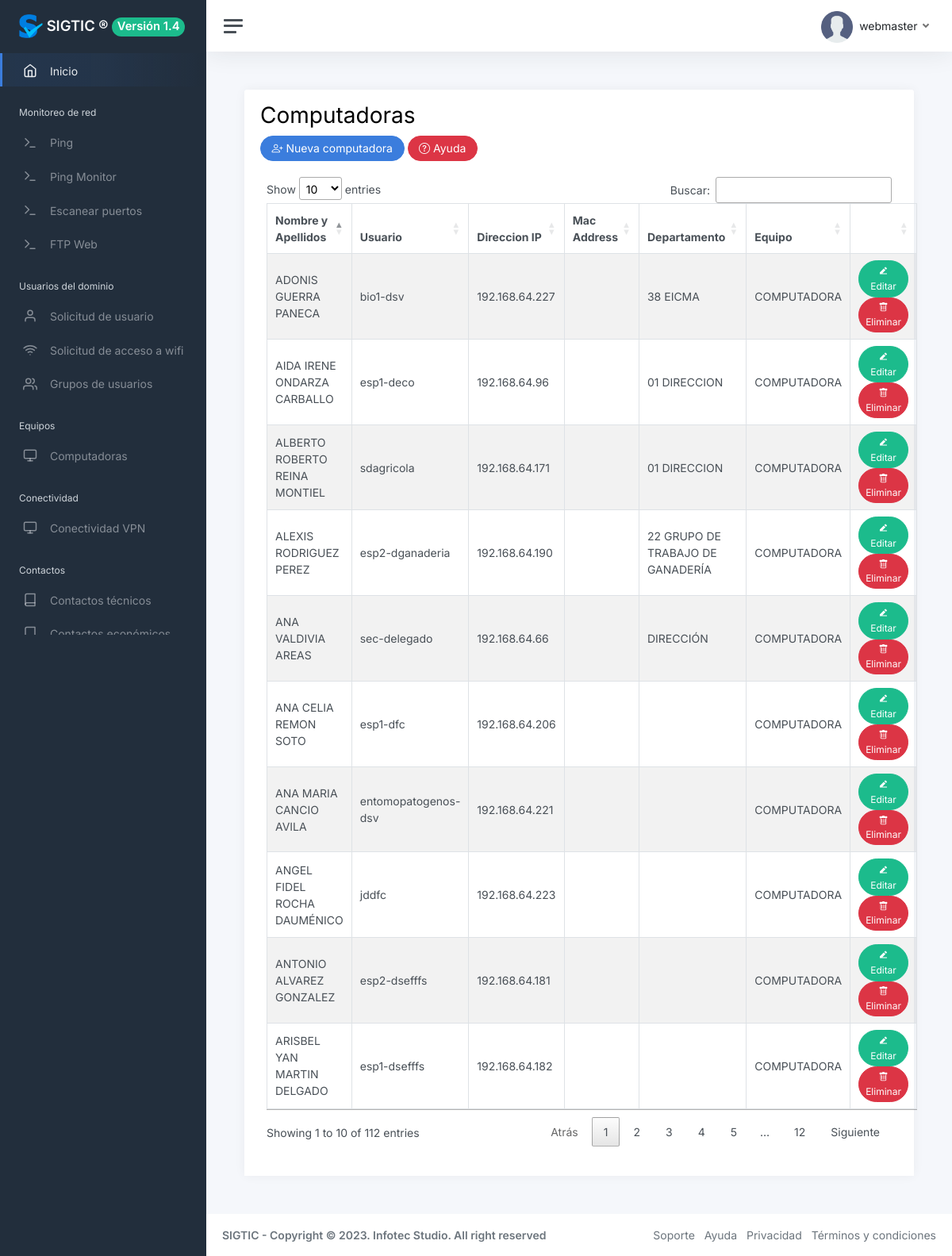
The app's page /?view=computer&opt=all (signed in) with its own data.
### tables this page shows
CREATE TABLE `user` (
  `id` int(11) NOT NULL,
  `name` varchar(50) DEFAULT NULL,
  `lastname` varchar(50) DEFAULT NULL,
  `username` varchar(50) DEFAULT NULL,
  `email` varchar(255) DEFAULT NULL,
  `password` varchar(60) DEFAULT NULL,
  `image` varchar(255) DEFAULT NULL,
  `status` int(11) DEFAULT 1,
  `kind` int(11) DEFAULT 1,
  `created_at` datetime DEFAULT NULL
);

CREATE TABLE `computer` (
  `id` int(11) NOT NULL,
  `fullname` varchar(250) NOT NULL,
  `user` varchar(50) NOT NULL,
  `ipaddress` varchar(50) NOT NULL,
  `macddress` varchar(50) NOT NULL,
  `department` varchar(50) NOT NULL,
  `equipment` varchar(50) NOT NULL,
  `created_at` date NOT NULL
);

### core/controller/Module.php (called while the page is built)
<?php
class Module {
	public static function loadLayout(){
		include "core/app/layouts/layout.php";
	}
}
?>

### core/controller/Lb.php (called while the page is built, shortened)
<?php
class Lb {
	public function start(){
		include "core/app/init.php";
	}
}
?>

### index.php (called while the page is built, shortened)
<?php
$lb = new Lb();
$lb->start();
?>

### core/controller/Executor.php (called while the page is built, shortened)
<?php
class Executor {
	public static function doit($sql){
		$con = Database::getCon();
		return array($con->query($sql),$con->insert_id);
	}
}
?>

### core/app/model/UserData.php (called while the page is built, shortened)
<?php
class UserData {
	public static $tablename = "user";
	public static function getById($id){
		 $sql = "select * from ".self::$tablename." where id=$id";
		$query = Executor::doit($sql);
		return Model::one($query[0],new UserData());
	}
}
?>

### core/controller/Model.php (called while the page is built, shortened)
<?php
class Model {
	public static function exists($modelname){
		$fullpath = self::getFullpath($modelname);
		$found=false;
		if(file_exists($fullpath)){
			$found = true;
		}
		return $found;
	}
	public static function getFullpath($modelname){
		return "core/app/model/".$modelname.".php";
	}
	public static function many($query,$aclass){
		$cnt = 0;
		$array = array();
		while($r = $query->fetch_array()){
			$array[$cnt] = new $aclass;
			$cnt2=1;
			foreach ($r as $key => $v) {
				if($cnt2>0 && $cnt2%2==0){
					$array[$cnt]->$key = $v;
				}
				$cnt2++;
			}
			$cnt++;
		}
		return $array;
	}
}
?>

### core/app/model/ComputerData.php (called while the page is built, shortened)
<?php
class ComputerData {
	public static $tablename = "computer";
	public static function getAll(){
		 $sql = "select * from ".self::$tablename;
		$query = Executor::doit($sql);
		return Model::many($query[0],new ComputerData());
	}
}
?>

### core/app/view/computer-view.php (the view, shortened to what this page needs)
<?php if(isset($_GET["opt"]) && $_GET["opt"]=="all"):
$computer = ComputerData::getAll();
?>
							<div class="card">
								<div class="card-header">
									<h1 class="">Computadoras</h1>
	<div class="row">
	<div class="col-12">
	 <button type="button" class="btn btn-primary rounded-pill bi bi-person-plus" data-bs-toggle="modal" data-bs-target="#basicModal">
     Nueva computadora
    </button>
<button
class="btn btn-danger rounded-pill bi bi-question-circle"
data-bs-toggle="tooltip"
data-bs-placement="bottom"
title="Para agregar una nueva computadora presione el botón (Nueva Computadora) y complete los campos en el formulario y de clic en el botón actualizar."
>
   Ayuda
 </button>
                                </div>
								<div class="card-body">
									<?php if(count($computer)>0):?>
										<div>
										<table class="table table-bordered table-striped datatable">
											<thead>
												<th>Nombre y Apellidos</th>
												<th>Usuario</th>
												<th>Direccion IP</th>
												<th>Mac Address</th>
                                                <th>Departamento</th>
                                                <th>Equipo</th>
												<th></th>
											</thead>
											<?php foreach($computer as $con):?>
												<tr>
													<td><?php echo $con->fullname; ?></td>
													<td><?php echo $con->user; ?></td>
													<td><?php echo $con->ipaddress; ?></td>
													<td><?php echo $con->macddress; ?></td>
                                                    <td><?php echo $con->department; ?></td>
                                                  <td><?php echo $con->equipment; ?></td>
													<td style="width:160px; ">
														<a href="./?view=computer&opt=edit&id=<?php echo $con->id; ?>" class="btn btn-success btn-sm rounded-pill"><i class="ri ri-edit-2-fill"></i> Editar</a>
														<a href="./?action=computer&opt=del&id=<?php echo $con->id; ?>" id="item-<?php echo $con->id; ?>"  class="btn btn-danger btn-sm rounded-pill"><i class="bi bi-trash"></i> Eliminar</a>
													</td>
												</tr>
											<?php endforeach ;?>
										</table>
									</div>
									<?php else:?>
										<p class="alert alert-warning">No hay Computadoras.</p>
									<?php endif;?>
								</div>
							</div>
						</div>
					</div>
<?php endif; ?>

### core/app/layouts/layout.php (shortened to what this page needs)
<!DOCTYPE html>
<html lang="es">
<head>
  <link href="assets/vendor/bootstrap/css/bootstrap.min.css" rel="stylesheet">
  <link href="assets/vendor/bootstrap-icons/bootstrap-icons.css" rel="stylesheet">
  <link href="assets/vendor/boxicons/css/boxicons.min.css" rel="stylesheet">
  <link href="assets/vendor/quill/quill.snow.css" rel="stylesheet">
  <link href="assets/vendor/quill/quill.bubble.css" rel="stylesheet">
  <link href="assets/vendor/remixicon/remixicon.css" rel="stylesheet">
  <link href="css/app.css" rel="stylesheet">
  <link rel="stylesheet" type="text/css" href="plugins/datatables/datatables.min.css">
  <link rel="stylesheet" type="text/css" href="plugins/datatables/dataTables.bootstrap5.min.css">
  <link rel="stylesheet" type="text/css" href="plugins/datatables/buttons.bootstrap5.min.css">
  <link href="css/app.css" rel="stylesheet">
</head>
<?php if(!isset($_SESSION["user_id"])):?>
  <main class="d-flex w-100">
		<div class="container d-flex flex-column">
			<div class="row vh-100">
				<div class="col-sm-10 col-md-8 col-lg-6 mx-auto d-table h-100">
					<div class="d-table-cell align-middle">
						<div class="card">
							<div class="card-body">
								<div class="m-sm-4">
									<div class="text-center">
										<img src="img/logo/logo.png" alt="Charles Hall" class="img-fluid rounded-square" width="200" height="200" />
									</div>
									<form method="post" action="./?action=access&opt=login">
										<div class="mb-3">
											<label class="form-label">Usuario</label>
											<input class="form-control form-control-lg"  name="email" placeholder="Introduzca su usuario" />
										</div>
										<div class="mb-3">
											<label class="form-label">Contrseña</label>
											<input class="form-control form-control-lg" type="password" name="password" placeholder="Introduzca su contrseña" />
											<small>
                                           </small>
										</div>
										<div>
										</div>
										<div class="text-center mt-3">
                    <button type="submit" class="btn btn-lg btn-block btn-primary">Aceptar</button>
										</div>
									</form>
								</div>
							</div>
						</div>
					</div>
				</div>
			</div>
		</div>
	</main>
	<footer class="footer mt-auto py-3 bg-light">
  <div class="container">
    <span class="text-muted">SIGTIC - Copyright © 2023. Infotec Studio. All right reserved</span>
  </div>
</footer>
<?php else:?>
<body>
<div class="wrapper">
		<nav id="sidebar" class="sidebar js-sidebar">
			<div class="sidebar-content js-simplebar">
				<a class="sidebar-brand" href="./">
				<img src="img/icons/favicons.png" alt="Charles Hall" class="img-fluid rounded-square" width="30" height="30" /> <span class="align-middle">SIGTIC ®</span> <span class="badge bg-success rounded-pill">Versión 1.4</span></td>
        </a>
				<ul class="sidebar-nav">
        <li class="sidebar-item active">
						<a class="sidebar-link" href="./">
              <i class="align-middle" data-feather="home"></i> <span class="align-middle">Inicio</span>
            </a>
					</li>
<li class="sidebar-header">
						Monitoreo de red
					</li>
					<li class="sidebar-item">
						<a class="sidebar-link" href="./?view=ping&opt=all">
              <i class="align-middle" data-feather="terminal"></i> <span class="align-middle">Ping</span>
            </a>
					</li>
<li class="sidebar-item">
						<a class="sidebar-link" href="./?view=ping-monitor&opt=all">
              <i class="align-middle" data-feather="terminal"></i> <span class="align-middle">Ping Monitor</span>
            </a>
					</li>
<li class="sidebar-item">
						<a class="sidebar-link" href="./?view=portscanner&opt=all">
              <i class="align-middle" data-feather="terminal"></i> <span class="align-middle">Escanear puertos</span>
            </a>
					</li>
<li class="sidebar-item">
						<a class="sidebar-link" href="./?view=upload&opt=all">
              <i class="align-middle" data-feather="terminal"></i> <span class="align-middle">FTP Web</span>
            </a>
					</li>
					<li class="sidebar-header">
						Usuarios del dominio
					</li>
					<li class="sidebar-item">
						<a class="sidebar-link" href="./?view=user_request&opt=all">
              <i class="align-middle" data-feather="user"></i> <span class="align-middle">Solicitud de usuario</span>
            </a>
					</li>
					<li class="sidebar-item">
						<a class="sidebar-link" href="./?view=wifi_request&opt=all">
              <i class="align-middle" data-feather="wifi"></i> <span class="align-middle">Solicitud de acceso a wifi</span>
            </a>
					</li>
					<li class="sidebar-item">
						<a class="sidebar-link" href="./?view=categories&opt=all">
              <i class="align-middle" data-feather="users"></i> <span class="align-middle">Grupos de usuarios</span>
            </a>
					</li>
					<li class="sidebar-header">
						Equipos
					</li>
					<li class="sidebar-item">
						<a class="sidebar-link" href="./?view=computer&opt=all">
              <i class="align-middle" data-feather="monitor"></i> <span class="align-middle">Computadoras</span>
            </a>
					</li>
					<li class="sidebar-header">
						Conectividad
					</li>
					<li class="sidebar-item">
						<a class="sidebar-link" href="./?view=connectivity&opt=all">
              <i class="align-middle" data-feather="monitor"></i> <span class="align-middle">Conectividad VPN</span>
            </a>
					</li>
					<li class="sidebar-header">
						Contactos
					</li>
					<li class="sidebar-item">
						<a class="sidebar-link" href="./?view=contacts_technical&opt=all">
              <i class="align-middle" data-feather="book"></i> <span class="align-middle">Contactos técnicos</span>
            </a>
					</li>
					<li class="sidebar-item">
						<a class="sidebar-link" href="./?view=contacts&opt=all">
              <i class="align-middle" data-feather="book"></i> <span class="align-middle">Contactos económicos</span>
            </a>
					</li>
			</div>
		</nav>
    <div class="main">
    <nav class="navbar navbar-expand navbar-light navbar-bg">
				<a class="sidebar-toggle js-sidebar-toggle">
          <i class="hamburger align-self-center"></i>
        </a>
				<div class="navbar-collapse collapse">
					<ul class="navbar-nav navbar-align">
						<li class="nav-item dropdown">
							<a class="nav-link dropdown-toggle d-none d-sm-inline-block" href="#" data-bs-toggle="dropdown">
                <img src="img/avatars/avatar.png" class="avatar img-fluid rounded me-1" alt="Charles Hall" /> <span class="text-dark"><?php echo Core::$user->username;?></span>
              </a>
						</li>
					</ul>
				</div>
			</nav>
      <main class="content">
        <div class="container-fluid p-0">
          <?php View::load("index");?>
        </div>
      </main>
      <footer class="footer">
				<div class="container-fluid">
					<div class="row text-muted">
						<div class="col-6 text-start">
							<p class="mb-0">
							<strong>SIGTIC - Copyright © 2023. Infotec Studio. All right reserved</strong>
							</p>
						</div>
						<div class="col-6 text-end">
							<ul class="list-inline">
								<li class="list-inline-item">
									<a class="text-muted" href="https://infotecstudio.nat.cu" target="_blank">Soporte</a>
								</li>
								<li class="list-inline-item">
									<a class="text-muted" href="https://infotecstudio.nat.cu" target="_blank">Ayuda</a>
								</li>
								<li class="list-inline-item">
									<a class="text-muted" href="https://infotecstudio.nat.cu" target="_blank">Privacidad</a>
								</li>
								<li class="list-inline-item">
									<a class="text-muted" href="https://infotecstudio.nat.cu" target="_blank">Términos y condiciones</a>
								</li>
							</ul>
						</div>
					</div>
				</div>
</footer>
</body>
<?php endif; ?>
</html>

### records on screen
user: username "webmaster"
computer: fullname "ANA VALDIVIA AREAS", user "sec-delegado", ipaddress "192.168.64.66", department "DIRECCIÓN", equipment "COMPUTADORA"
computer: fullname "AIDA IRENE ONDARZA CARBALLO", user "esp1-deco", ipaddress "192.168.64.96", department "01 DIRECCION", equipment "COMPUTADORA"
computer: fullname "ALBERTO ROBERTO REINA MONTIEL", user "sdagricola", ipaddress "192.168.64.171", department "01 DIRECCION", equipment "COMPUTADORA"
computer: fullname "ANTONIO ALVAREZ GONZALEZ", user "esp2-dsefffs", ipaddress "192.168.64.181", equipment "COMPUTADORA"
computer: fullname "ARISBEL YAN MARTIN DELGADO", user "esp1-dsefffs", ipaddress "192.168.64.182", equipment "COMPUTADORA"
computer: fullname "ALEXIS RODRIGUEZ PEREZ", user "esp2-dganaderia", ipaddress "192.168.64.190", department "22 GRUPO DE TRABAJO DE GANADERÍA", equipment "COMPUTADORA"
computer: fullname "ANA CELIA REMON SOTO", user "esp1-dfc", ipaddress "192.168.64.206", equipment "COMPUTADORA"
computer: fullname "ANA MARIA CANCIO AVILA", user "entomopatogenos-dsv", ipaddress "192.168.64.221", equipment "COMPUTADORA"
computer: fullname "ANGEL FIDEL ROCHA DAUMÉNICO", user "jddfc", ipaddress "192.168.64.223", equipment "COMPUTADORA"
computer: fullname "ADONIS GUERRA PANECA", user "bio1-dsv", ipaddress "192.168.64.227", department "38 EICMA", equipment "COMPUTADORA"
